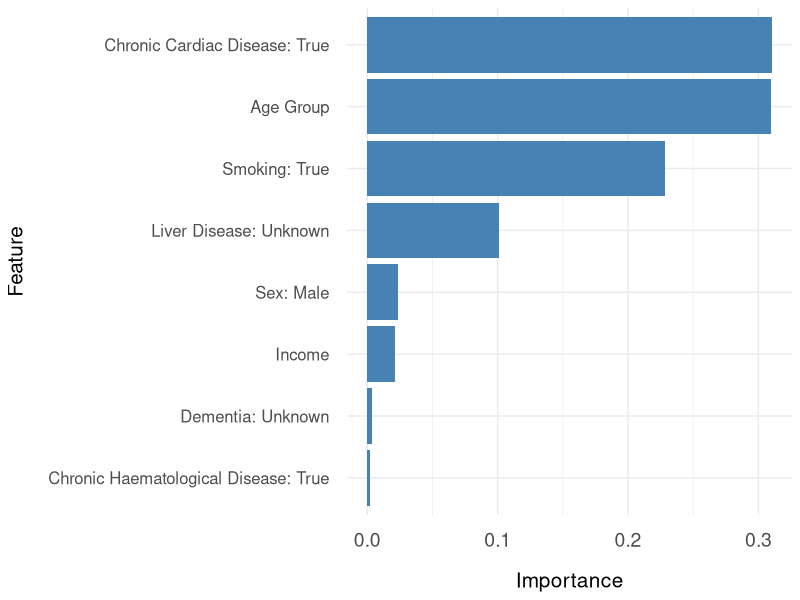
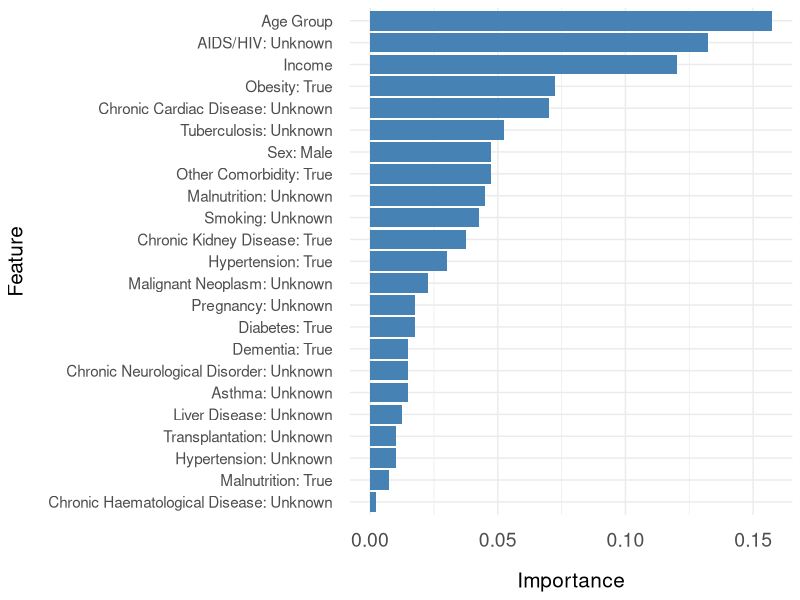
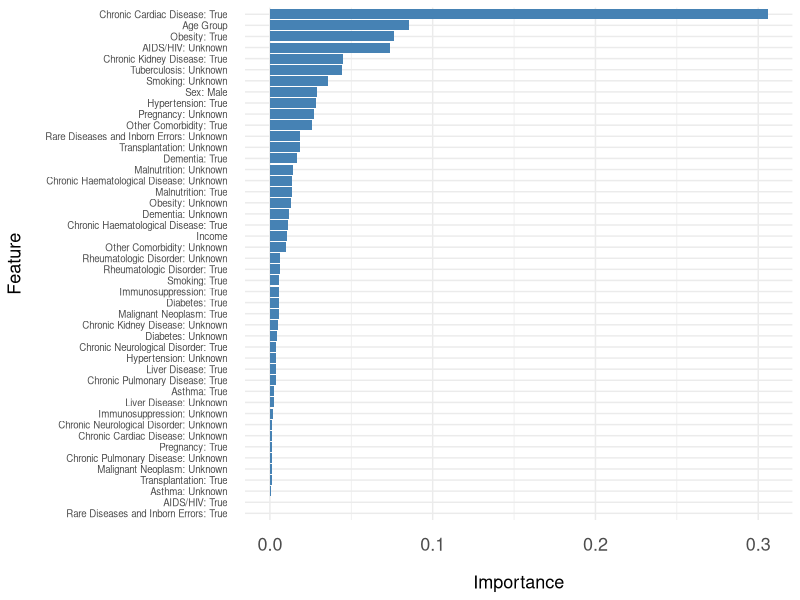
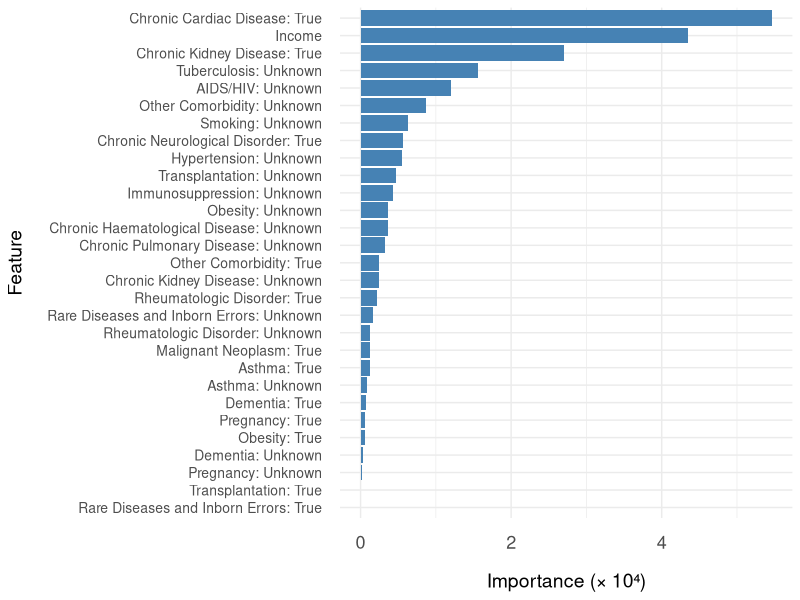

Write R code to recreate these figures, in order.
##########################
##########################
###### SECTION 4 ##########
##########################
##########################

# Load libraries
library(ggplot2)
library(dplyr)


###############################################
# Figure 13: Random Forest Feature Importance #
###############################################


# Feature importances for Random Forest
feature_importance_rf <- data.frame(
  Feature = c("Chronic Cardiac Disease: True", "Age Group", "Smoking: True",
              "Liver Disease: Unknown", "Sex: Male", "Income", "Dementia: Unknown", 
              "Chronic Haematological Disease: True"
  ),
  Importance = c(0.310542, 0.309462, 0.228502, 0.101153, 0.023871, 
                 0.021041, 0.003679, 0.001750)
)


# Create the plot
ggplot(feature_importance_rf, aes(x = reorder(Feature, Importance), y = Importance)) +
  geom_bar(stat = "identity", fill = "steelblue") +
  coord_flip() +
  labs(x = "Feature", y = "Importance") +
  theme_minimal() +
  theme(
    axis.text.x = element_text(size = 14, margin = margin(t = 10)),  
    axis.text.y = element_text(size = 12, margin = margin(r = 10)),  
    axis.title.x = element_text(size = 15, margin = margin(t = 15)),  
    axis.title.y = element_text(size = 15, margin = margin(r = 15)),  
    plot.title = element_blank()  
  )


##########################################
# Figure 14: AdaBoost Feature Importance #
##########################################


# Feature importances for Adaboost
feature_importance_ada <- data.frame(
  Feature = c("Age Group", "AIDS/HIV: Unknown", "Income", "Obesity: True", 
              "Chronic Cardiac Disease: Unknown", "Tuberculosis: Unknown", 
              "Sex: Male", "Other Comorbidity: True", "Malnutrition: Unknown",
              "Smoking: Unknown", "Chronic Kidney Disease: True", 
              "Hypertension: True", "Malignant Neoplasm: Unknown","Diabetes: True", 
              "Pregnancy: Unknown", "Asthma: Unknown", "Dementia: True", 
              "Chronic Neurological Disorder: Unknown", "Liver Disease: Unknown", 
              "Hypertension: Unknown", "Transplantation: Unknown", "Malnutrition: True",
              "Chronic Haematological Disease: Unknown"
  ),
  
  Importance = c(0.1575, 0.1325, 0.1200, 0.0725, 0.0700, 
                 0.0525, 0.0475, 0.0475, 0.0450, 0.0425,
                 0.0375, 0.0300, 0.0225, 0.0175, 0.0175,
                 0.0150, 0.0150, 0.0150, 0.0125, 0.0100,
                 0.0100, 0.0075, 0.0025)
)

# Create the plot
ggplot(feature_importance_ada, aes(x = reorder(Feature, Importance), y = Importance)) +
  geom_bar(stat = "identity", fill = "steelblue") +
  coord_flip() +
  labs(x = "Feature", y = "Importance") +
  theme_minimal() +
  theme(
    axis.text.x = element_text(size = 14, margin = margin(t = 10)), 
    axis.text.y = element_text(size = 11, margin = margin(r = 10)), 
    axis.title.x = element_text(size = 15, margin = margin(t = 15)),
    axis.title.y = element_text(size = 15, margin = margin(r = 15)),  
    plot.title = element_blank()
  )


#########################################
# Figure 15: XGBoost Feature Importance #
#########################################


# Feature importances for XGBoost
feature_importance_xgb <- data.frame(
  Feature = c("Chronic Cardiac Disease: True", "Age Group", "Obesity: True",
              "AIDS/HIV: Unknown", "Chronic Kidney Disease: True","Tuberculosis: Unknown", 
              "Smoking: Unknown", "Sex: Male","Hypertension: True", "Pregnancy: Unknown", 
              "Other Comorbidity: True", "Rare Diseases and Inborn Errors: Unknown", 
              "Transplantation: Unknown", "Dementia: True", "Malnutrition: Unknown", 
              "Chronic Haematological Disease: Unknown", "Malnutrition: True", 
              "Obesity: Unknown", "Dementia: Unknown", "Chronic Haematological Disease: True",
              "Income", "Other Comorbidity: Unknown", "Rheumatologic Disorder: Unknown", 
              "Rheumatologic Disorder: True", "Smoking: True", "Immunosuppression: True", 
              "Diabetes: True", "Malignant Neoplasm: True", "Chronic Kidney Disease: Unknown",
              "Diabetes: Unknown", "Chronic Neurological Disorder: True",
              "Hypertension: Unknown", "Liver Disease: True", "Chronic Pulmonary Disease: True",
              "Asthma: True", "Liver Disease: Unknown", "Immunosuppression: Unknown",
              "Chronic Neurological Disorder: Unknown","Chronic Cardiac Disease: Unknown",
              "Pregnancy: True", "Chronic Pulmonary Disease: Unknown",
              "Malignant Neoplasm: Unknown", "Transplantation: True", 
              "Asthma: Unknown", "AIDS/HIV: True", "Rare Diseases and Inborn Errors: True"
  ),
  Importance = c(0.305700, 0.085436, 0.076053, 0.073615, 0.044962, 
                 0.044231, 0.035702, 0.028659, 0.028032, 0.027330, 
                 0.025590, 0.018481, 0.018211, 0.016620, 0.013992, 
                 0.013592, 0.013331, 0.012825, 0.011928, 0.011301, 
                 0.010346, 0.009904, 0.006160, 0.005977, 0.005884, 
                 0.005606, 0.005556, 0.005398, 0.004903, 0.004142, 
                 0.003964, 0.003815, 0.003597, 0.003554, 0.002490, 
                 0.002281, 0.001751, 0.001346, 0.001336, 0.001314, 
                 0.001309, 0.001202, 0.001120, 0.000977, 0.000300, 
                 0.000177)
)


# Create the plot
ggplot(feature_importance_xgb, aes(x = reorder(Feature, Importance), y = Importance)) +
  geom_bar(stat = "identity", fill = "steelblue") +
  coord_flip() +
  labs(x = "Feature", y = "Importance") +
  theme_minimal()+
  theme(
    axis.text.x = element_text(size = 13, margin = margin(t = 10)), 
    axis.text.y = element_text(size = 7, margin = margin(r = 10)),  
    axis.title.x = element_text(size = 13, margin = margin(t = 15)),  
    axis.title.y = element_text(size = 13, margin = margin(r = 15)),  
    plot.title = element_blank()  
  )


#############################################################
# Figure 16: Histogram Gradient Boosting Feature Importance #
#############################################################


# Feature importances for Histogram Gradient Boosting
feature_importance_hist <- data.frame(
  Feature = c("Comorbid Chronic Pulmonary Disease: True", "Chronic Cardiac Disease: Unknown", 
              "Sex: Male", "Diabetes: True", "Age Group", "Liver Disease: True", 
              "Chronic Cardiac Disease: Unknown", "Malnutrition: Unknown", 
              "Malnutrition: True", "Smoking: True", "Chronic Neurological Disorder: Unknown",
              "Hypertension: True", "Diabetes: Unknown", "Liver Disease: Unknown",
              "Immunosuppression: True", "AIDS/HIV: True", "Tuberculosis: True", 
              "Malignant Neoplasm: Unknown", "Transplantation: True", 
              "Rare Diseases and Inborn Errors: True", "Pregnancy: Unknown", 
              "Dementia: Unknown", "Pregnancy: True", "Obesity: True", "Dementia: True",
              "Asthma: Unknown", "Asthma: True", "Malignant Neoplasm: True", 
              "Rheumatologic Disorder: Unknown", "Rare Diseases and Inborn Errors: Unknown",
              "Rheumatologic Disorder: True", "Other Comorbidity: True",
              "Chronic Kidney Disease: Unknown", "Chronic Pulmonary Disease: Unknown", 
              "Chronic Haematological Disease: Unknown", "Obesity: Unknown",
              "Immunosuppression: Unknown", "Transplantation: Unknown", 
              "Hypertension: Unknown", "Chronic Neurological Disorder: True", 
              "Smoking: Unknown", "Other Comorbidity: Unknown", "AIDS/HIV: Unknown", 
              "Tuberculosis: Unknown", "Chronic Kidney Disease: True", "Income",
              "Chronic Cardiac Disease: True"),
  Importance = c(-6.78409902e-05, -4.16567484e-05, -2.97548203e-05, -2.38038562e-05,
                 -1.30921209e-05, -1.19019281e-05, -9.52154249e-06, -5.95096406e-06,
                 -3.57057843e-06, -3.57057843e-06, -3.57057843e-06, -2.38038562e-06,
                 -1.19019281e-06, -1.19019281e-06, -2.22044605e-17, -1.11022302e-17,
                  0.00000000e+00,  0.00000000e+00,  1.19019281e-06,  1.19019281e-06, 
                  2.38038562e-06,  3.57057843e-06,  5.95096406e-06,  5.95096406e-06, 
                  7.14115687e-06,  8.33134968e-06,  1.19019281e-05,  1.19019281e-05, 
                  1.19019281e-05,  1.66626994e-05,  2.14234706e-05,  2.49940490e-05, 
                  2.49940490e-05,  3.21352059e-05,  3.68959771e-05,  3.68959771e-05, 
                  4.28469412e-05,  4.76077124e-05,  5.47488693e-05,  5.59390621e-05, 
                  6.30802190e-05,  8.68840752e-05,  1.20209474e-04,  1.55915258e-04, 
                  2.70173768e-04,  4.35610569e-04,  5.46298500e-04)
)

# Filter out features with very small importance values
feature_importance_hist <- feature_importance_hist %>%
  filter(Importance > 0)

# Create the plot
ggplot(feature_importance_hist, aes(x = reorder(Feature, Importance * 1e4), 
                                    y = Importance * 1e4)) +
  geom_bar(stat = "identity", fill = "steelblue") +
  coord_flip() +
  labs(x = "Feature", y = "Importance (× 10⁴)") + 
  theme_minimal() +
  theme(
    axis.text.x = element_text(size = 13, margin = margin(t = 10)), 
    axis.text.y = element_text(size = 10, margin = margin(r = 10)),
    axis.title.x = element_text(size = 14, margin = margin(t = 15)),  
    axis.title.y = element_text(size = 14, margin = margin(r = 15)),  
    plot.title = element_blank()  
  )





